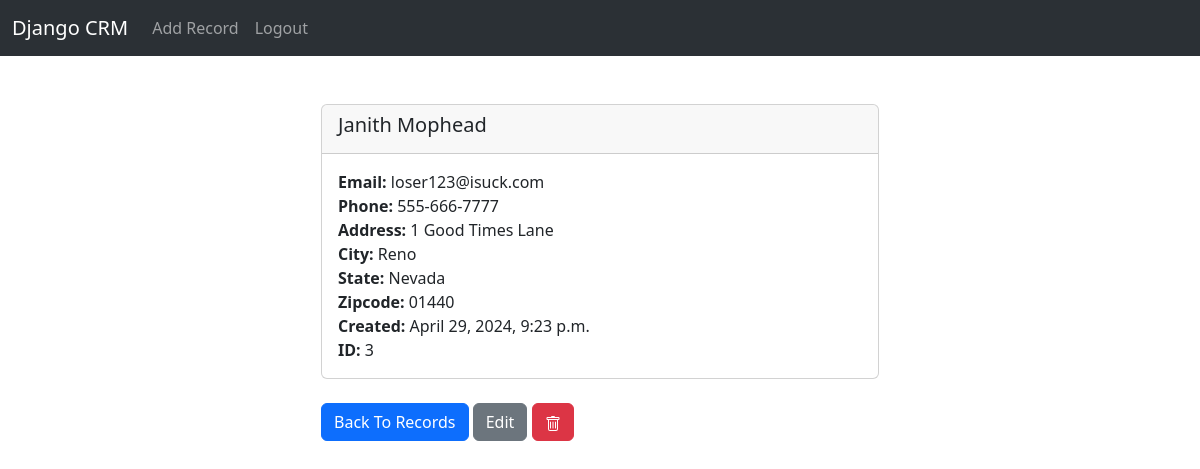
Screenshot of /record/3 (signed in) with the database file from the repository.
### website/models.py (models this page shows, shortened)
class Record(models.Model):
    created_at = models.DateTimeField(auto_now_add=True)
    first_name = models.CharField(max_length=50)
    last_name = models.CharField(max_length=50)
    email = models.EmailField(max_length=50)
    phone = models.CharField(max_length=12)
    address = models.CharField(max_length=100)
    city = models.CharField(max_length=50)
    state = models.CharField(max_length=50)
    zipcode = models.CharField(max_length=15)

### website/views.py (the view)
# urls.py: path('record/<int:pk>', views.customer_record, name='record'),
def customer_record(request, pk):
    if request.user.is_authenticated:
        customer_record = Record.objects.get(id=pk)
        return render(request, 'record.html', {'customer_record':customer_record})
    else:
        messages.success(request, "You Must Be Logged In To View That Page...")
        return redirect('home')

### website/templates/record.html (shortened to what this page needs)
{% extends 'base.html' %}
{% block content %}
<br>
<div class="col-md-6 offset-md-3">
    <div class="card">
        <div class="card-header">
            <h5 class="card-title">{{ customer_record.first_name }} {{ customer_record.last_name }}</h5>
        </div>
        <div class="card-body">
            <p class="card-text">
                <strong>Email: </strong>{{ customer_record.email }}<br>
                <strong>Phone: </strong>{{ customer_record.phone }}<br>
                <strong>Address: </strong>{{ customer_record.address }}<br>
                <strong>City: </strong>{{ customer_record.city }}<br>
                <strong>State: </strong>{{ customer_record.state }}<br>
                <strong>Zipcode: </strong>{{ customer_record.zipcode }}<br>
                <strong>Created: </strong>{{ customer_record.created_at }}<br>
                <strong>ID: </strong>{{ customer_record.id }}<br>
            </p>
        </div>
    </div>
    <br>
    <a href="{% url 'home' %}" class="btn btn-primary">Back To Records</a>
    <a href="{% url 'update_record' customer_record.id %}" class="btn btn-secondary">Edit</a>
    <a href="{% url 'delete_record' customer_record.id %}" class="btn btn-danger">
    </a>
</div>
{% endblock %}

### rows the page displays
Record: first_name "Janith", last_name "Mophead", email "loser123@isuck.com", phone "555-666-7777", address "1 Good Times Lane", city "Reno", state "Nevada", zipcode "01440", created_at "April 29, 2024, 9:23 p.m.", id "3"
